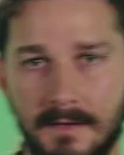
#> input picture data/dst/dst_video_faces/faces/face_images/dst_face0.jpg, 124 x 155 px, found by its file name; its folder holds only this picture in this run
$ python augmentation.py
#> lines starting #> are read from the running program, lines starting #| are printed output that depends on the picture
import os
import cv2 as cv
import numpy as np


def make_augmentation(size=600, shape=(128, 128)):

    # Count images from dst folder
#> called with size = 600, shape = (128, 128)
    _, _, dst_files = next(os.walk("data/training_data/dst/dst_video_faces/faces/face_images"))

    X = []
    Y = []
    for i in range(size):

        dst = cv.imread('data/training_data/dst/dst_video_faces/faces/face_images/{img}'.format(img=dst_files[i]))
#> dst is the input picture: shape (155, 124, 3); mean B, G, R 78, 94.4, 118.5
        dst_256x256 = cv.resize(dst, shape)
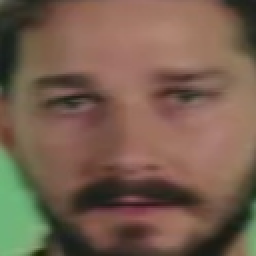
#> dst_256x256: shape (128, 128, 3) (shown 2 times larger); mean B, G, R 77.9, 94.3, 118.4
        dst_64x64_from_32x32 = cv.resize(cv.resize(dst, (16, 16)), shape)
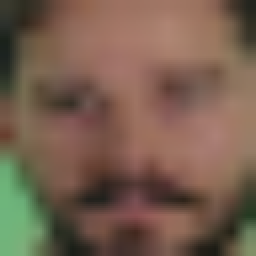
#> dst_64x64_from_32x32: shape (128, 128, 3) (shown 2 times larger); mean B, G, R 77.7, 94.4, 118.7
        dst_64x64 = cv.resize(cv.resize(dst, (32, 32)), shape)

        X.append(cv.resize(dst_64x64_from_32x32, shape))
        X.append(cv.resize(dst_64x64, shape))
        Y.append(dst_256x256)
        Y.append(dst_256x256)

        # [11 lines of commented-out code are left out]
        mh_dst_64x64_from_32x32 = cv.flip(dst_64x64_from_32x32, 1)
        mh_dst_64x64 = cv.flip(dst_64x64, 1)
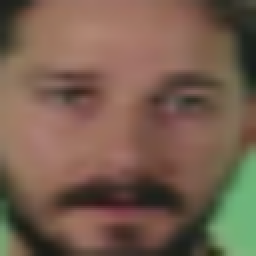
#> mh_dst_64x64: shape (128, 128, 3) (shown 2 times larger); mean B, G, R 77.7, 94.1, 118.2
        mh_dst_256x256 = cv.flip(dst_256x256, 1)

        X.append(cv.resize(mh_dst_64x64_from_32x32, shape))
        X.append(cv.resize(mh_dst_64x64, shape))
        Y.append(mh_dst_256x256)
        Y.append(mh_dst_256x256)

        # Rotate 90 Degrees Clockwise
        rc_dst_64x64_from_32x32 = cv.transpose(cv.flip(dst_64x64_from_32x32, 1))
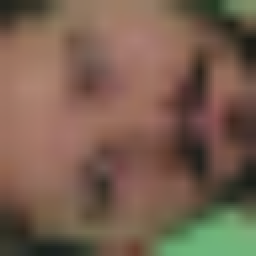
#> rc_dst_64x64_from_32x32: shape (128, 128, 3) (shown 2 times larger); mean B, G, R 77.7, 94.4, 118.7
        rc_dst_64x64 = cv.transpose(cv.flip(dst_64x64, 1))
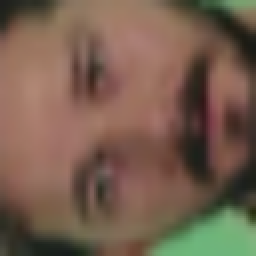
#> rc_dst_64x64: shape (128, 128, 3) (shown 2 times larger); mean B, G, R 77.7, 94.1, 118.2
        rc_dst_256x256 = cv.transpose(cv.flip(dst_256x256, 1))

        X.append(cv.resize(rc_dst_64x64_from_32x32, shape))
        X.append(cv.resize(rc_dst_64x64, shape))
        Y.append(rc_dst_256x256)
        Y.append(rc_dst_256x256)

        # Rotate 90 Degrees Counter Clockwise
        rcc_dst_64x64_from_32x32 = cv.transpose(cv.flip(dst_64x64_from_32x32, 0))
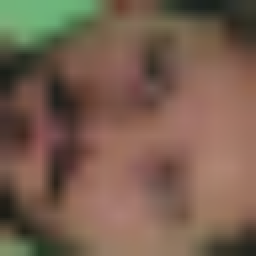
#> rcc_dst_64x64_from_32x32: shape (128, 128, 3) (shown 2 times larger); mean B, G, R 77.7, 94.4, 118.7
        rcc_dst_64x64 = cv.transpose(cv.flip(dst_64x64, 0))
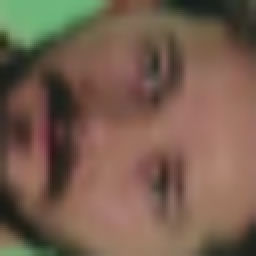
#> rcc_dst_64x64: shape (128, 128, 3) (shown 2 times larger); mean B, G, R 77.7, 94.1, 118.2
        rcc_dst_256x256 = cv.transpose(cv.flip(dst_256x256, 0))

        X.append(cv.resize(rcc_dst_64x64_from_32x32, shape))
        X.append(cv.resize(rcc_dst_64x64, shape))
        Y.append(rcc_dst_256x256)
        Y.append(rcc_dst_256x256)

        # [33 lines of commented-out code are left out]

    np.save('data/training_data/X_sr.npy', X)
    np.save('data/training_data/Y_sr.npy', Y)


if __name__ == "__main__":
#> (the run stopped early here; a loop or call above may not have finished)
